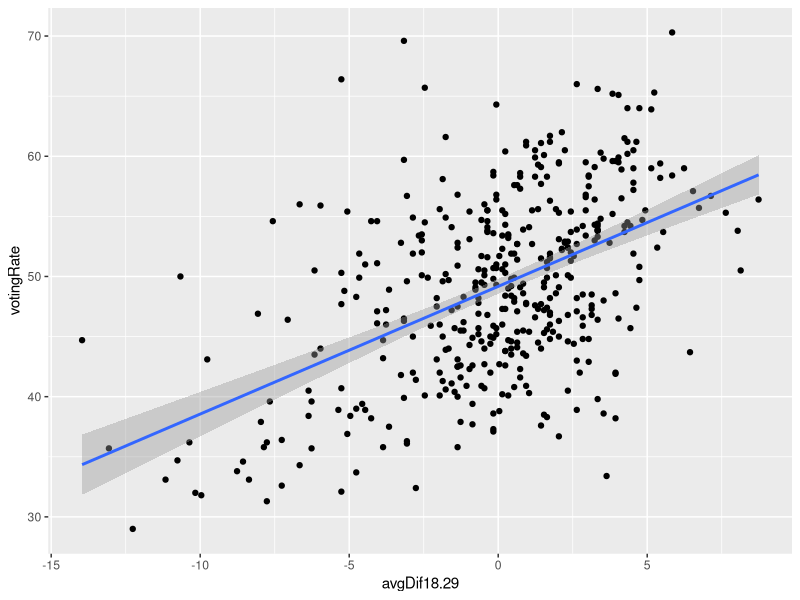
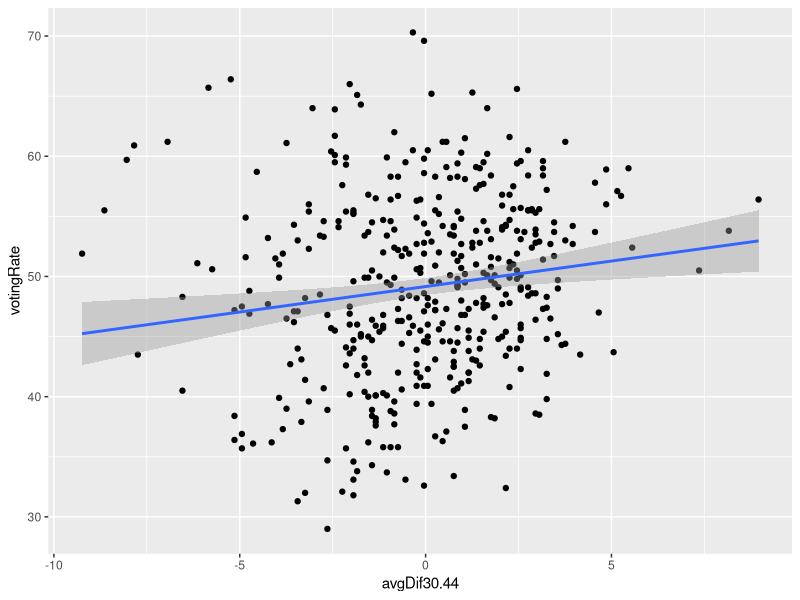
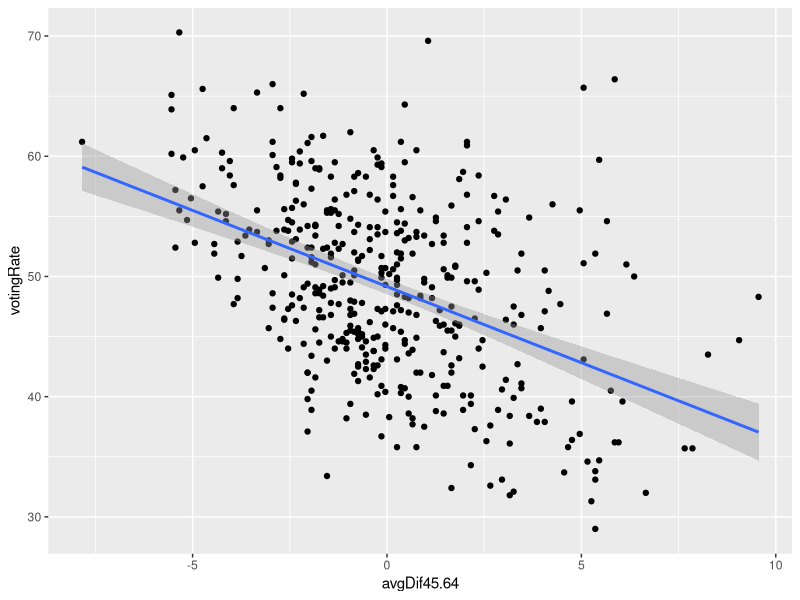
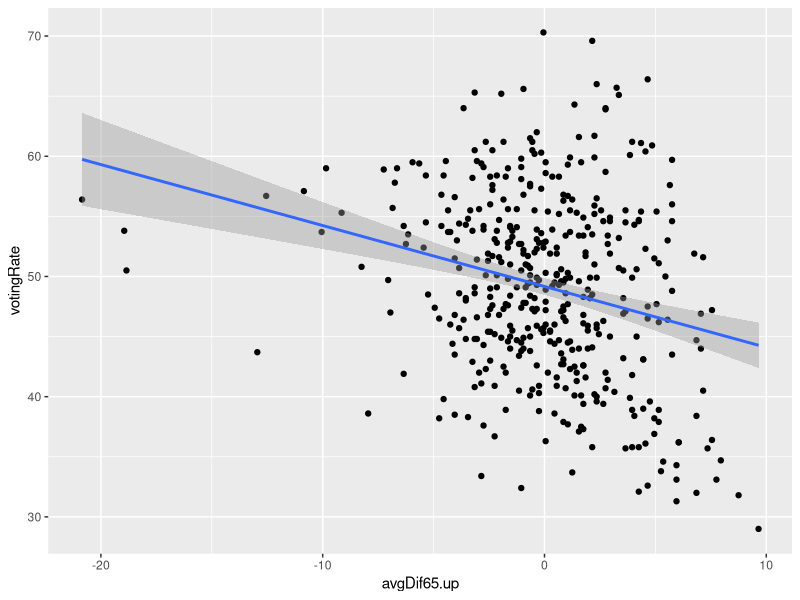
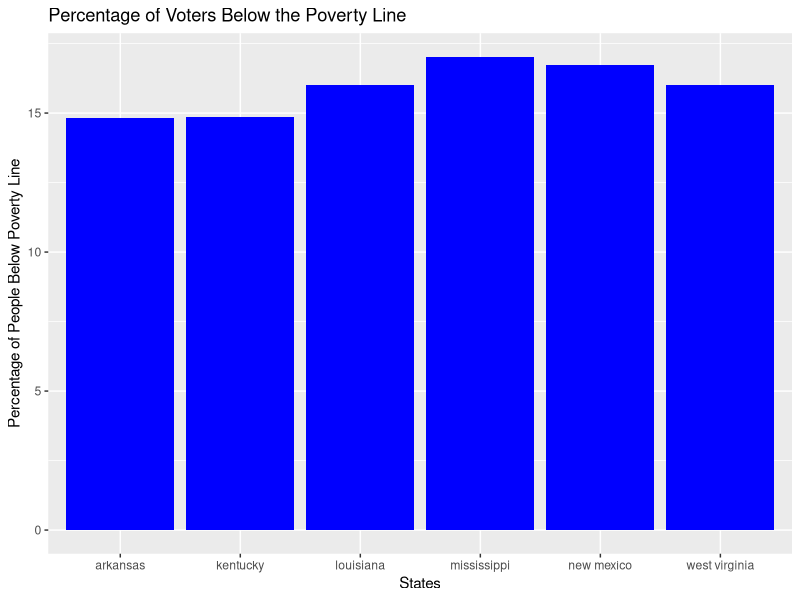
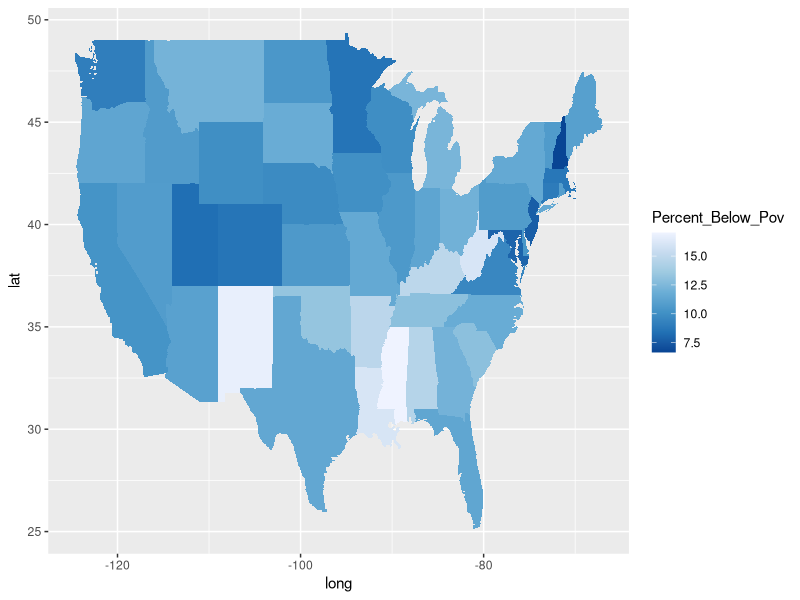

Reproduce these figures in R, in order.
## ---- chunk 1
# tidyverse
library(tidyverse)
# readxl
library(readxl)
df1 <- read.csv('table01.csv')
df2 <- read.csv('table02a.csv')
df3 <- read.csv('table02b.csv')
df4 <- read.csv('table02c.csv')
df5 <- read.csv('table02d.csv')
# head(df1)
# head(df2)
# head(df3)
# head(df4)
# head(df5)
library(dplyr)
library(ggplot2)
library(tidyr)
library(readr)
library(lubridate)
## ---- chunk 2
table01 <- read.csv("table01.csv")
table01 <- table01 %>%
  rename(
    stateAbb = State.abbreviation,
    stateName = State.name,
    congressDist = Congressional.district,
    votesCastForCongress = Votes.cast.for.congressional.representative.for.the.November.6..2018.election,
    votingAgePopulation = Citizen.voting.age.population.estimate,
    votingAgePopulationMOE = Citizen.voting.age.population.Margin.of.Error,
    votingRate = Voting.rate.estimate,
    votingRateMOE = Voting.rate.Margin.of.Error
  )
head(table01, 5)
table02a <- read.csv("table02a.csv")
table02a <- table02a %>%
  rename(
    stateAbb = State.abbreviation,
    stateName = State.name,
    congressDist = Congressional.district,
    votingAgePopulation = Citizen.voting.age.population.estimate,
    votingAgePopulationMOE = Citizen.voting.age.population.MOE
  )
table02b <- read.csv("table02b.csv")
table02b <- table02b %>%
  rename(
    stateAbb = State.abbreviation,
    stateName = State.name,
    congressDist = Congressional.district,
    votingAgePopulation = Citizen.voting.age.population.estimate,
    votingAgePopulationMOE = Citizen.voting.age.population.MOE
  )
## ---- chunk 3
# head(df4)
eduPol <- full_join(df1, df4)
eduPol %>% pivot_longer(Less.grade.9.estimate:Bachelor.degree.or.more.percent.MOE, names_to = "Education", values_to = "Amount") -> eduPol
head(eduPol)
#add gender break down
df3 %>% 
  select(State.abbreviation:Women.percent.MOE) -> gender
gender %>%
  pivot_longer(Men.estimate:Women.percent.MOE, names_to = "Gender", values_to = "Percentage") -> gender
eduPol %>%
  full_join(gender) -> eduPol
head(eduPol)
## ---- chunk 4
head(table01)
head(table02a)
table02a <- table01 %>%
  select(stateAbb, congressDist, votingRate) %>%
  inner_join(table02a, by = c('stateAbb', 'congressDist'))
mean18.29 <- mean(table02a$Ages.18.29.percent.estimate)
mean30.44 <- mean(table02a$Ages.30.44.percent.estimate)
mean45.64 <- mean(table02a$Ages.45.64.percent.estimate)
mean65.up <- mean(table02a$Ages.65.up.percent.estimate)
mean18.29
mean30.44
mean45.64
mean65.up
table02a$dif18.29 <- mean18.29 - table02a$Ages.18.29.percent.estimate
table02a$dif30.44 <- mean30.44 - table02a$Ages.30.44.percent.estimate
table02a$dif45.64 <- mean45.64 - table02a$Ages.45.64.percent.estimate
table02a$dif65.up <- mean65.up - table02a$Ages.65.up.percent.estimate
avgDif <- table02a %>%
  group_by(stateName, congressDist) %>%
  summarise(avgDif18.29 = mean(dif18.29, na.rm=TRUE), avgDif30.44 = mean(dif30.44, na.rm=TRUE), avgDif45.64 = mean(dif45.64, na.rm=TRUE), avgDif65.up = mean(dif65.up, na.rm=TRUE), votingRate = votingRate )

avgDif %>% 
  arrange(desc(avgDif18.29)) %>%
  head(5)

avgDif %>% 
  arrange(desc(avgDif30.44)) %>%
  head(5)

avgDif %>% 
  arrange(desc(avgDif45.64)) %>%
  head(5)

avgDif %>% 
  arrange(desc(avgDif65.up)) %>%
  head(5)

ggplot(avgDif, aes(x=avgDif18.29, y=votingRate)) +geom_point() + geom_smooth(method='lm')
ggplot(avgDif, aes(x=avgDif30.44, y=votingRate)) +geom_point() + geom_smooth(method='lm')
ggplot(avgDif, aes(x=avgDif45.64, y=votingRate)) +geom_point() + geom_smooth(method='lm')
ggplot(avgDif, aes(x=avgDif65.up, y=votingRate)) +geom_point() + geom_smooth(method='lm')

table02a <- table02b %>%
  select(stateName, congressDist, Men.estimate, Men.percent.total, Women.estimate, Women.percent.total) %>%
  inner_join(table02a, by=c("stateName", "congressDist"))
head(table02a)
## ---- chunk 5

## ---- chunk 6

## ---- chunk 7
library(maps)
library(dplyr)
library(ggplot2)

Pov <- read.csv("table02b.csv")
Pov2 <- Pov %>% select(State.name,Congressional.district,Poverty.universe, Below.poverty.level.estimate, Below.poverty.level.percent.total, Citizen.voting.age.population.estimate)

names(Pov2)[names(Pov2) == "State.name"] <- "region"

Pov2$region <- tolower(Pov2$region)

#Bar Chart 
BelPov <- Pov2 %>% group_by(region) %>% summarize(Pov_Uni = sum(Poverty.universe), Below_Pov = sum(Below.poverty.level.estimate)) 

BelPov$Percent_Below_Pov <- (BelPov$Below_Pov/BelPov$Pov_Uni) *100
BelPov2 <- BelPov %>% subset(Percent_Below_Pov > 14.6)

BelPov2 %>% ggplot(aes(region, Percent_Below_Pov)) + geom_bar(stat = 'identity', fill = 'blue') + labs(x = 'States', y = 'Percentage of People Below Poverty Line', title = 'Percentage of Voters Below the Poverty Line')  




#map
library(RColorBrewer)

names(Pov2)[names(Pov2) == 'State.name'] <- 'region' 
State <- map_data('state')

map <- left_join(State, BelPov, by = 'region')
map %>% ggplot(aes(long, lat)) + geom_polygon(aes(group=group, fill = Percent_Below_Pov)) + scale_fill_distiller(palette = 'Blues')
#labels ^
